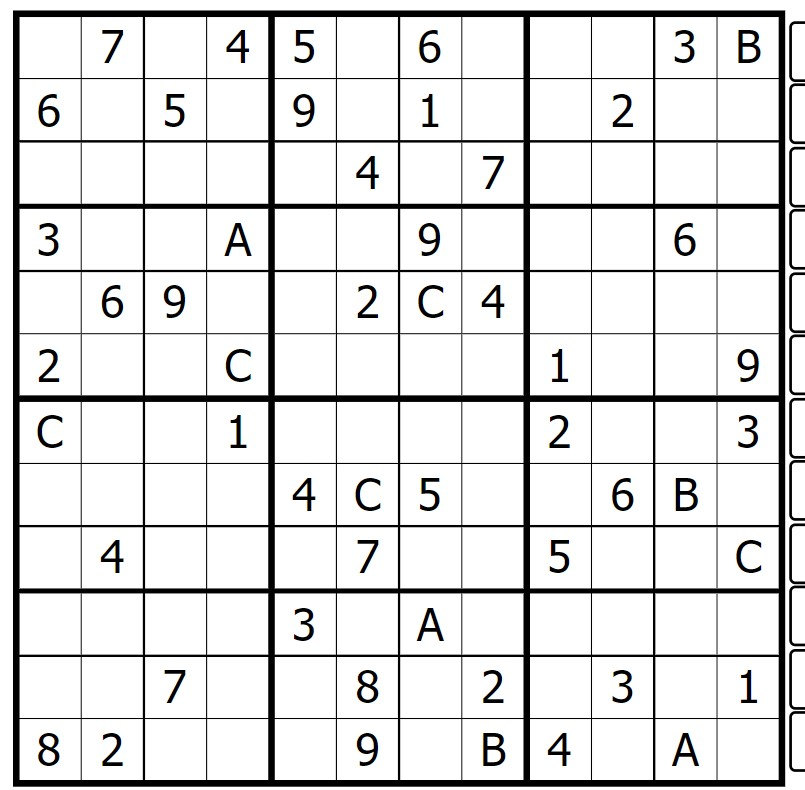
#> input picture data/test_sudoku_2.jpg, 805 x 790 px
$ python pytesseract_test.py
#> lines starting #> are read from the running program, lines starting #| are printed output that depends on the picture; after the words box and inside, x2 and y2 are one past the last pixel; in counts of white or black regions, pixels touching at a corner belong together
import cv2
import math
import numpy as np
from imutils import contours
import pytesseract
pytesseract.pytesseract.tesseract_cmd = r'C:\\Program Files\\Tesseract-OCR\\tesseract.exe'

# Load image with characteristics
image = cv2.imread('../data/test_sudoku_2.jpg')
#> image is the input picture: shape (790, 805, 3); mean B, G, R 223.3, 223.3, 223.3
image_height, image_width, image_channels = image.shape
#> image_height = 790; image_width = 805; image_channels = 3
block_size = int(image_width / 9) | 1
#> block_size = 89
block_min_area = int(image_width / 20 * image_width / 20)
#> block_min_area = 1620
block_max_area = int(image_width / 9 * image_width / 9)
#> block_max_area = 8000

# Gray-scale and threshold the image
gray = cv2.cvtColor(image, cv2.COLOR_BGR2GRAY)
thresh = cv2.adaptiveThreshold(gray, 255, cv2.ADAPTIVE_THRESH_GAUSSIAN_C, cv2.THRESH_BINARY_INV, int(block_size), 5)
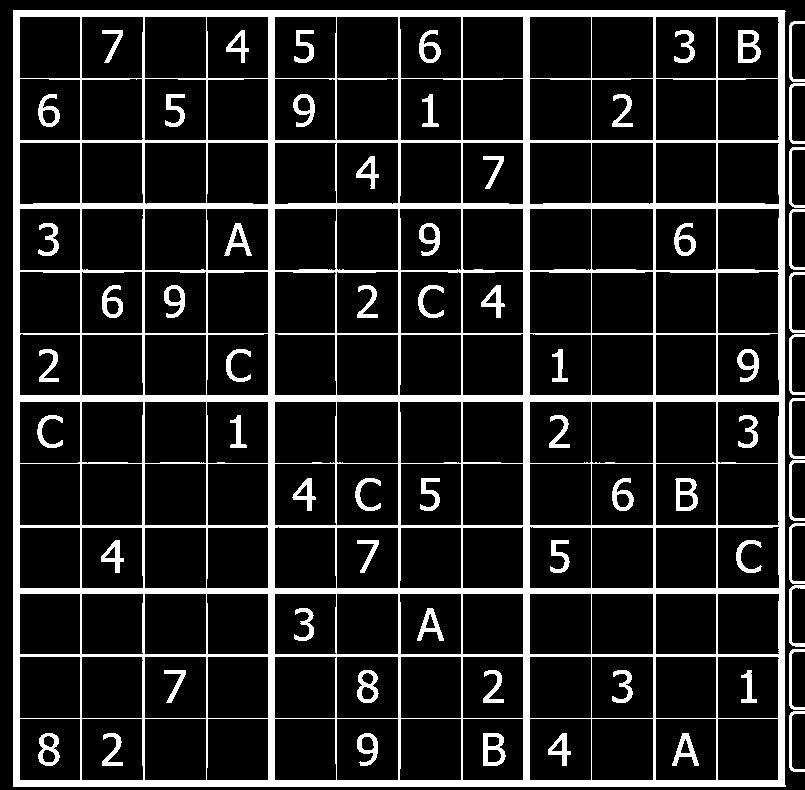
#> thresh: shape (790, 805); 14.5% white; 65 white regions, largest, box (x1, y1, x2, y2) and area: (13, 10, 786, 787) 73423, (738, 30, 761, 63) 436, (483, 733, 506, 766) 431
invert_orig = 255 - thresh
#> invert_orig: shape (790, 805); 85.5% white; 65 black regions

# Display the image
cv2.imshow('temp', thresh)
cv2.waitKey()

# Find the contours
contourss = cv2.findContours(thresh, cv2.RETR_TREE, cv2.CHAIN_APPROX_SIMPLE)
#> contourss = 238 contours; largest, box (x1, y1, x2, y2) and area: (13, 10, 786, 787) 598298, (591, 718, 654, 781) 3842, (529, 718, 592, 781) 3842, (336, 718, 399, 781) 3842, (144, 718, 207, 781) 3842
contourss = contourss[0] if len(contourss) == 2 else contourss[1]
for block in contourss:
    area = cv2.contourArea(block)
    if area < block_min_area:
        cv2.drawContours(thresh, [block], -1, (0, 0, 0), -1)
#> this loop made 238 passes
#> area on passes 1 to 3: 168, 169, 181
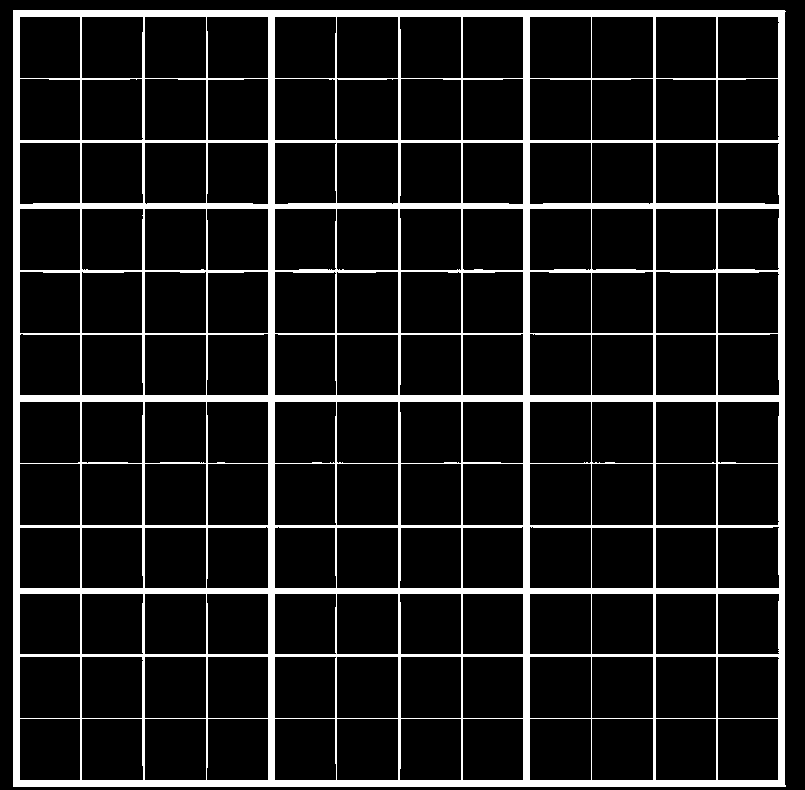
#> thresh: shape (790, 805); 11.5% white; 1 white region, box (x1, y1, x2, y2) and area: (13, 10, 786, 787) 73423

# Display the image
cv2.imshow('temp', thresh)
cv2.waitKey()

# Fix horizontal and vertical lines
vertical_kernel = cv2.getStructuringElement(cv2.MORPH_RECT, (1,5))
#> vertical_kernel = [1, 1, 1, 1, 1]
thresh = cv2.morphologyEx(thresh, cv2.MORPH_CLOSE, vertical_kernel, iterations=9)
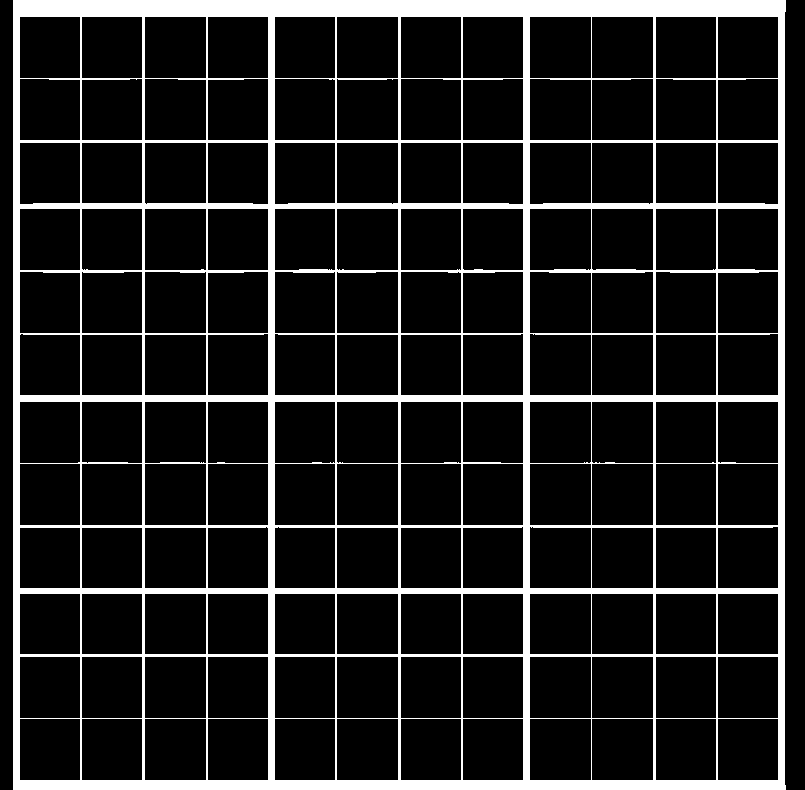
#> thresh: shape (790, 805); 13.2% white; 1 white region, box (x1, y1, x2, y2) and area: (13, 0, 786, 790) 83930
horizontal_kernel = cv2.getStructuringElement(cv2.MORPH_RECT, (5,1))
#> horizontal_kernel = [[1, 1, 1, 1, 1]]
thresh = cv2.morphologyEx(thresh, cv2.MORPH_CLOSE, horizontal_kernel, iterations=4)
#> thresh: shape (790, 805); 13.2% white; 1 white region, box (x1, y1, x2, y2) and area: (13, 0, 786, 790) 84202

# Display the image
cv2.imshow('temp', thresh)
cv2.waitKey()

# Sort by top to bottom and each row by left to right
invert = 255 - thresh
#> invert: shape (790, 805); 86.8% white; 1 black region
cnts = cv2.findContours(invert, cv2.RETR_TREE, cv2.CHAIN_APPROX_SIMPLE)
#> cnts = 146 contours; largest, box (x1, y1, x2, y2) and area: (785, 0, 805, 790) 14975, (0, 0, 13, 790) 9468, (592, 719, 653, 780) 3600, (530, 719, 591, 780) 3600, (337, 719, 398, 780) 3600
cnts = cnts[0] if len(cnts) == 2 else cnts[1]

good_contours = []
for i, c in enumerate(cnts, 1):
    contour_area = cv2.contourArea(c)
    if block_min_area < contour_area < block_max_area:
        good_contours.append(c)
#> this loop made 146 passes
#> (c, contour_area) on passes 1 to 12: ([[718, 719], [718, 779], [777, 779], [777, 719]], 3540), ([[656, 719], [656, 779], [715, 779], [715, 719]], 3540), ([[592, 719], [592, 779], [652, 779], [652, 719]], 3600), ([[530, 719], [530, 779], [590, 779], [590, 719]], 3600), ([[463, 719], [463, 779], [522, 779], [522, 719]], 3540), ([[401, 719], [401, 779], [460, 779], [460, 719]], 3540), ([[337, 719], [337, 779], [397, 779], [397, 719]], 3600), ([[275, 719], [275, 779], [334, 779], [334, 719]], 3540), ([[208, 719], [208, 779], [267, 779], [267, 719]], 3540), ([[145, 719], [145, 779], [205, 779], [205, 719]], 3600), ([[82, 719], [82, 779], [141, 779], [141, 719]], 3540), ([[20, 719], [20, 779], [79, 779], [79, 719]], 3540)
#> contour_area on passes 61 to 66: 3522.5, 3536.5, 3577.5, 3593.5, 3502.5, 3523.5
#> after the loop, good_contours = 144 contours; largest, box (x1, y1, x2, y2) and area: (592, 719, 653, 780) 3600, (530, 719, 591, 780) 3600, (337, 719, 398, 780) 3600, (145, 719, 206, 780) 3600, (592, 657, 653, 718) 3600
dimension = int(math.sqrt(len(good_contours)))
#> dimension = 12

(cnts, _) = contours.sort_contours(good_contours, method="top-to-bottom")
#> cnts = 144 contours; largest, box (x1, y1, x2, y2) and area: (592, 17, 653, 78) 3600, (530, 17, 591, 78) 3600, (337, 17, 398, 78) 3600, (145, 17, 206, 78) 3600, (592, 464, 653, 525) 3600

board = []
row = []
for i, c in enumerate(cnts, 1):
    row.append(c)
    if i % dimension == 0:
        (cntsz, _) = contours.sort_contours(row, method="left-to-right")
        board.append(cntsz)
        row = []
#> this loop made 144 passes
#> c on passes 1 to 12: [[718, 17], [718, 77], [777, 77], [777, 17]], [[656, 17], [656, 77], [715, 77], [715, 17]], [[592, 17], [592, 77], [652, 77], [652, 17]], [[530, 17], [530, 77], [590, 77], [590, 17]], [[463, 17], [463, 77], [522, 77], [522, 17]], [[401, 17], [401, 77], [460, 77], [460, 17]], [[337, 17], [337, 77], [397, 77], [397, 17]], [[275, 17], [275, 77], [334, 77], [334, 17]], [[208, 17], [208, 77], [267, 77], [267, 17]], [[145, 17], [145, 77], [205, 77], [205, 17]], [[82, 17], [82, 77], [141, 77], [141, 17]], [[20, 17], [20, 77], [79, 77], [79, 17]]
#> after the loop, board = 12 items

mask = np.zeros(image.shape, dtype=np.uint8)

# Iterate through each box
for row in board:
    for c in row:
        x, y, w, h = cv2.boundingRect(c)
        cropped_image = invert_orig[y + 5:y + h - 10, x + 5:x + w - 10]
        if np.average(cropped_image) > 253:
            print(" ", end=" ")
        else:
#> (the run stopped early here; a loop or call above may not have finished)

$ run again, with data/test_sudoku.jpg copied over data/test_sudoku_2.jpg
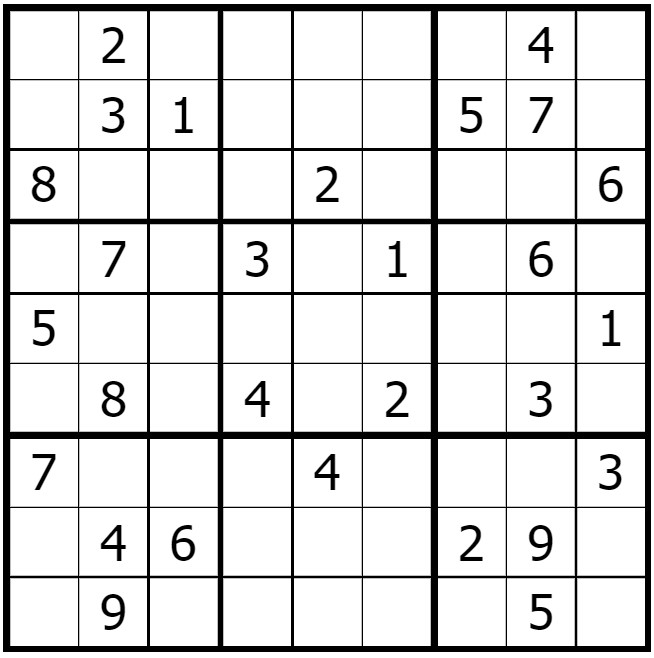
#> input picture data/test_sudoku.jpg, 654 x 658 px
#> image is the input picture: shape (658, 654, 3); min 0, max 255, mean 221.4
#> invert_orig: shape (658, 654); 85.4% white; 29 black regions
#> contourss = 124 contours, 1 with area under 20; largest, box (x1, y1, x2, y2) and area: (3, 4, 651, 652) 418609, (362, 363, 432, 433) 4759, (9, 363, 79, 433) 4759, (362, 10, 432, 80) 4759, (9, 10, 79, 80) 4759
#> the loop `for block in contourss:` made 124 passes
#> area on passes 2 to 9: 4624.5, 282.5, 4623.5, 4623.5, 511.5, 185, 4626.5, 4632
#> after the loop `for block in contourss:`:
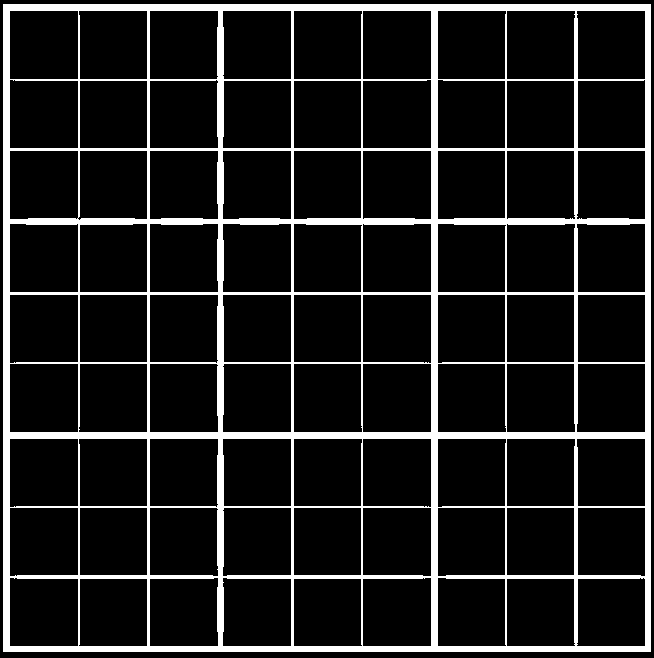
#> thresh: shape (658, 654); 12.3% white; 1 white region, box (x1, y1, x2, y2) and area: (3, 4, 651, 652) 53023
#> vertical_kernel = [1, 1, 1, 1, 1]
#> horizontal_kernel = [[1, 1, 1, 1, 1]]
#> `thresh = cv2.morphologyEx(thresh, cv2.MORPH_CLOSE, horizontal_kernel, ..`:
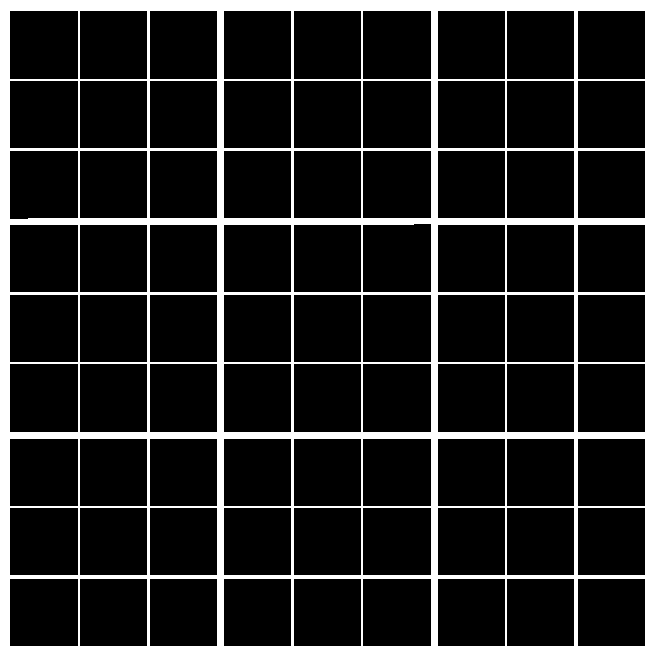
#> thresh: shape (658, 654); 14.9% white; 1 white region, box (x1, y1, x2, y2) and area: (0, 0, 654, 658) 64272
#> invert: shape (658, 654); 85.1% white; 1 black region
#> `cnts = cv2.findContours(invert, cv2.RETR_TREE, cv2.CHAIN_APPROX_SIMPLE)`: cnts = 81 contours; largest, box (x1, y1, x2, y2) and area: (363, 364, 431, 432) 4489, (10, 364, 78, 432) 4489, (363, 11, 431, 79) 4489, (10, 11, 78, 79) 4489, (10, 151, 78, 219) 4440
#> the loop `for i, c in enumerate(cnts, 1):` made 81 passes
#> (c, contour_area) on passes 1 to 8: ([[578, 579], [578, 645], [644, 645], [644, 579]], 4356), ([[507, 579], [507, 645], [573, 645], [573, 579]], 4356), ([[438, 579], [438, 645], [504, 645], [504, 579]], 4356), ([[363, 579], [363, 645], [430, 645], [430, 579]], 4422), ([[294, 579], [294, 645], [360, 645], [360, 579]], 4356), ([[224, 579], [224, 645], [290, 645], [290, 579]], 4356), ([[150, 579], [150, 645], [216, 645], [216, 579]], 4356), ([[80, 579], [80, 645], [146, 645], [146, 579]], 4356)
#> after the loop `for i, c in enumerate(cnts, 1):`: good_contours has the same summary as cnts
#> dimension = 9
#> `(cnts, _) = contours.sort_contours(good_contours, method="top-to-botto..`: cnts = 81 contours; largest, box (x1, y1, x2, y2) and area: (363, 11, 431, 79) 4489, (10, 11, 78, 79) 4489, (363, 364, 431, 432) 4489, (10, 364, 78, 432) 4489, (10, 151, 78, 219) 4440
#> the loop `for i, c in enumerate(cnts, 1):` made 81 passes
#> c on passes 1 to 8: [[578, 11], [578, 78], [644, 78], [644, 11]], [[507, 11], [507, 78], [573, 78], [573, 11]], [[438, 11], [438, 78], [504, 78], [504, 11]], [[363, 11], [363, 78], [430, 78], [430, 11]], [[294, 11], [294, 78], [360, 78], [360, 11]], [[224, 11], [224, 78], [290, 78], [290, 11]], [[150, 11], [150, 78], [216, 78], [216, 11]], [[80, 11], [80, 78], [146, 78], [146, 11]]
#> after the loop `for i, c in enumerate(cnts, 1):`: board = 9 items
